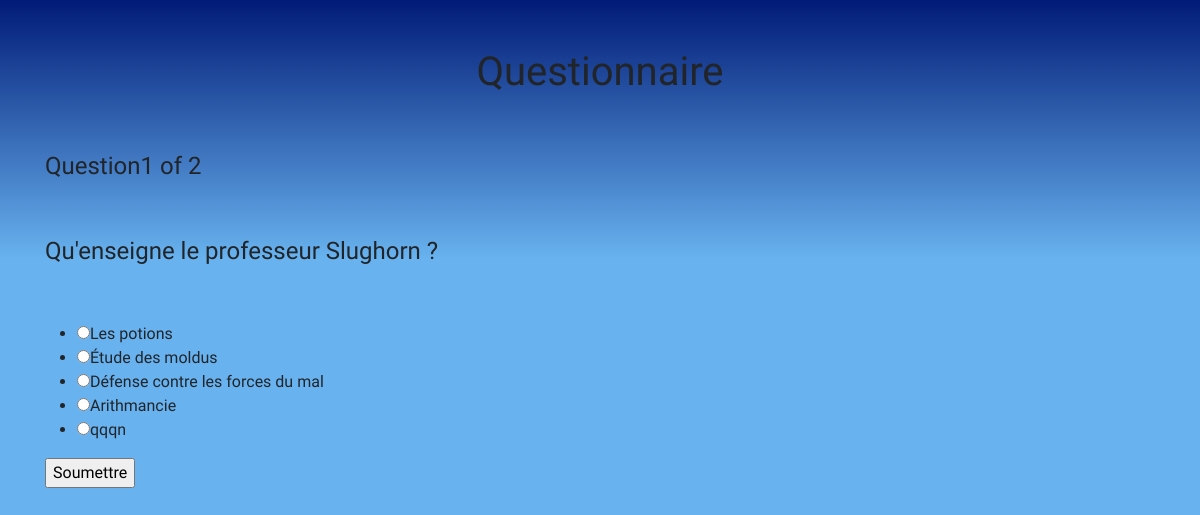
The page /creationquizz/question.php?n=1 on the database its author committed.
### tables this page shows
CREATE TABLE `question` (
  `question_number` int(11) NOT NULL,
  `text` varchar(255) NOT NULL,
  `quiz_id` int(11) NOT NULL
);

CREATE TABLE `choices` (
  `id` int(11) NOT NULL,
  `reponse` varchar(255) NOT NULL,
  `question_number` int(11) NOT NULL,
  `text` varchar(255) NOT NULL,
  `is_correct` int(11) NOT NULL
);

### creationquizz/question.php (the view, shortened to what this page needs)
<?php include 'database.php'; ?>
<?php
$number = (int) $_GET['n'];
$query = "SELECT * FROM question";
$results = $mysqli->query($query) or die ($mysqli->error.__LINE__);
$total = $results->num_rows;
$query = "SELECT * FROM question
        WHERE question_number = $number";
        $result = $mysqli->query($query) or die($mysqli->error.__LINE__);
        $question = $result->fetch_assoc();
$query = "SELECT * FROM choices
WHERE question_number = $number";
$choices = $mysqli->query($query) or die($mysqli->error.__LINE__);
?>
<!DOCTYPE html>
<html>
    <head>
        <head>
            <link rel="stylesheet" href="final.css" type="text/css" />
            <link href="https://cdn.jsdelivr.net/npm/bootstrap@5.3.0/dist/css/bootstrap.min.css" rel="stylesheet">
            <link rel="stylesheet" href="css/bootstrap.min.css">
            <link rel="stylesheet" href="js/bootstrap.min.js">
        </head>
    </head>
    <body>
        <br></br>
        <div class="container loki">
            <div class="rows">
        <header>
                <h1 style="text-align: center; font-family: 'Acme', sans-serif;">Questionnaire</h1>
        </header>
        <div class="col-p6">
        <main>
            <br></br>
                <div class="current" style="font-family: 'Acme', sans-serif;"><h4>Question<?php echo $question['question_number']; ?> of <?php echo $total; ?> </h4></div>
                <br></br>
                <h4 class="question" style="font-family: 'Acme', sans-serif;">
                    <?php echo $question['text']; ?>
                </h4>
                <br></br>
                <form method="post" action="process.php" style="font-family: 'Acme', sans-serif;">
                    <ul class="choices">
                        <?php while($row = $choices->fetch_assoc()): ?>
                            <li><input name="choice" type="radio" value="<?php echo $row['id'];?>" /><?php echo $row['text']; ?> </li>
                        <?php endwhile; ?>
                    </ul>
                    <input type="submit" value="Soumettre" />
                </form>
        </main>
        </div>
        </div>
    </body>
</html>

### creationquizz/final.css (style rules this page uses)
body { background: linear-gradient(rgb(1, 27, 119),rgb(104,178,239),rgb(104,178,239),rgb(104,178,239)); height: 775px; }

### rows shown on the page
question: question_number "1", text "Qu'enseigne le professeur Slughorn ?"
choices: text "Les potions"
choices: text "Étude des moldus"
choices: text "Défense contre les forces du mal"
choices: text "Arithmancie"
choices: text "qqqn"

### other values the page prints
$total "2"
